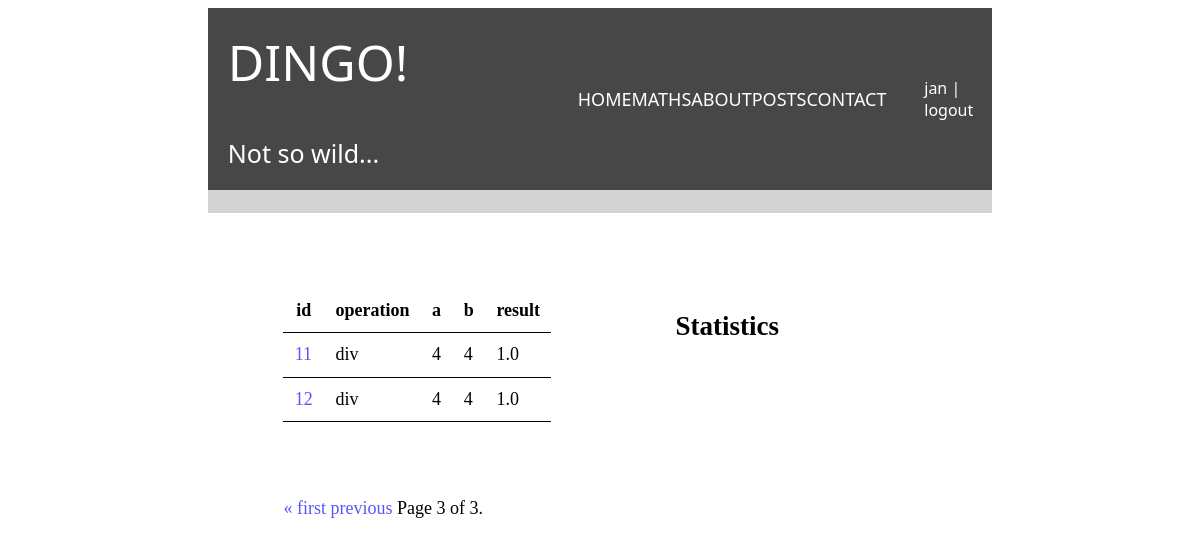
The page /maths/histories/?page=4 (signed in) on the database as committed earlier.
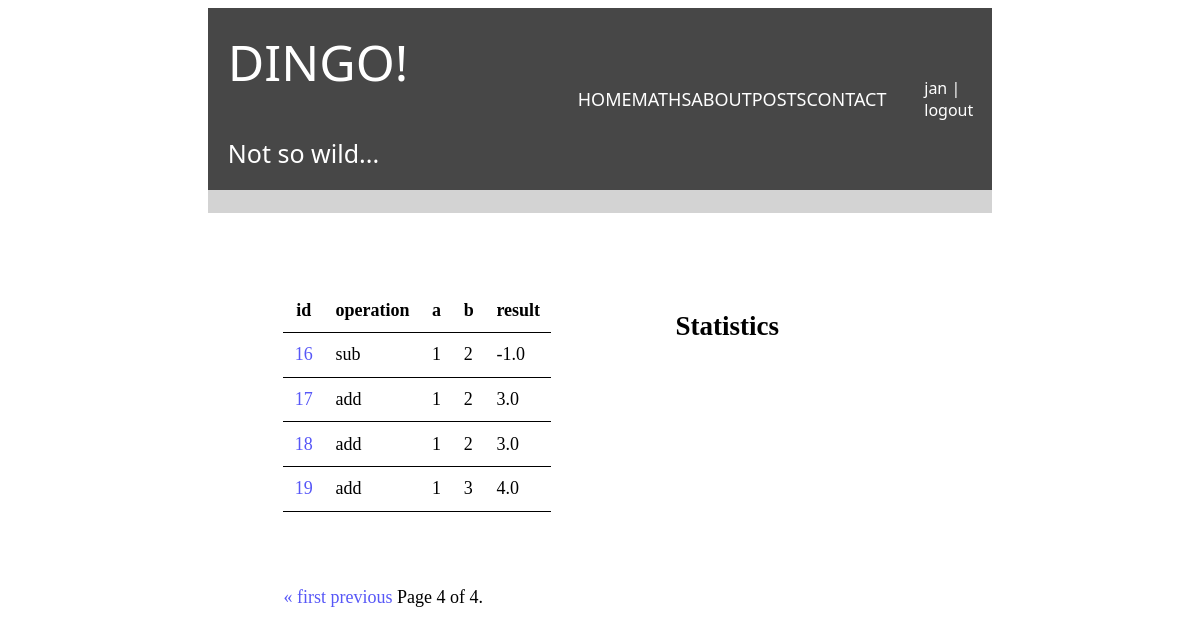
The same page on the database as committed later.
### maths/models.py (models this page shows, shortened)
class Math(models.Model):
    operation = models.CharField(max_length=5, choices=OPERATION_CHOICES)
    a = models.IntegerField()
    b = models.IntegerField()
    created = models.DateTimeField(auto_now_add=True)
    result = models.ForeignKey(
        'maths.Result',
        on_delete=models.CASCADE,
        null=True,
        blank=True
    )

class Result(models.Model):
    value = models.FloatField(blank=True, null=True, unique=True)
    error = models.CharField(
        max_length=255,
        null=True,
        blank=True,
        unique=True
    )

### maths/views.py (the view)
# urls.py: path('maths/histories/', maths_list, name="list"),
@login_required
def maths_list(request):
   maths = Math.objects.all()
   math_model_names = Math._meta.get_fields()
   paginator = Paginator(maths, 5)
   page_number = request.GET.get('page')
   maths = paginator.get_page(page_number)
   return render(
       request=request,
       template_name="maths/list.html",
       context={"maths": maths, "math_model_names": math_model_names}
   )

### maths/templates/maths/list.html (shortened to what this page needs)
{% extends "greetings/main.html" %}
{% load django_bootstrap_breadcrumbs %}
{% load static %}
{% block local_styles %}<link rel="stylesheet" type="text/css" href="{% static 'maths/css/style_maths.css' %}">{% endblock %}
{% block content %}
<div class="content">
    <div class="content2">
        <div class="table">
            <table>
            <tr>
            {% for f in math_model_names %}
                {% if f.name != "created" %}
                <th>{{ f.name }}</th>
                {% endif %}
            {% endfor %}
            </tr>
            {% for f in maths %}
            <tr>
                <td><a class = "result" href="{% url "maths:details" f.id %}">{{ f.id }}</a></td>
                <td>{{ f.operation }}</td>
                <td>{{ f.a }}</td>
                <td>{{ f.b }}</td>
                <td>{{ f.result.value }}</td>
            </tr>
            {% endfor %}
            </table>
        </div>
        <div class="table">
            <span class="maths_list">
                {% if maths.has_previous %}
                    <a class ="result" href="?page=1" class="black">« first</a>
                    <a class ="result" href="?page={{ maths.previous_page_number }}" class="black">previous</a>
                {% endif %}
                <span>
                    Page {{ maths.number }} of {{ maths.paginator.num_pages }}.
                </span>
            </span>
        </div>
    </div>
    <div class="content2">
        <div class ="table">
            <h2>Statistics</h2>
        </div>
    </div>
</div>
{% endblock %}

Rows that differ between the two databases and show on the page:
no longer on this page (row unchanged): Math: id "11", operation "div", a "4", b "4", result.value "1.0"
no longer on this page (row unchanged): Math: id "12", operation "div", a "4", b "4", result.value "1.0"
added Math: id "16", operation "sub", a "1", b "2", result.value "-1.0"
added Math: id "17", operation "add", a "1", b "2", result.value "3.0"
added Math: id "18", operation "add", a "1", b "2", result.value "3.0"
added Math: id "19", operation "add", a "1", b "3", result.value "4.0"
Other text that changed with them:
{{ maths.number }}: "3" → "4"
{{ maths.paginator.num_pages }}: "3" → "4"
